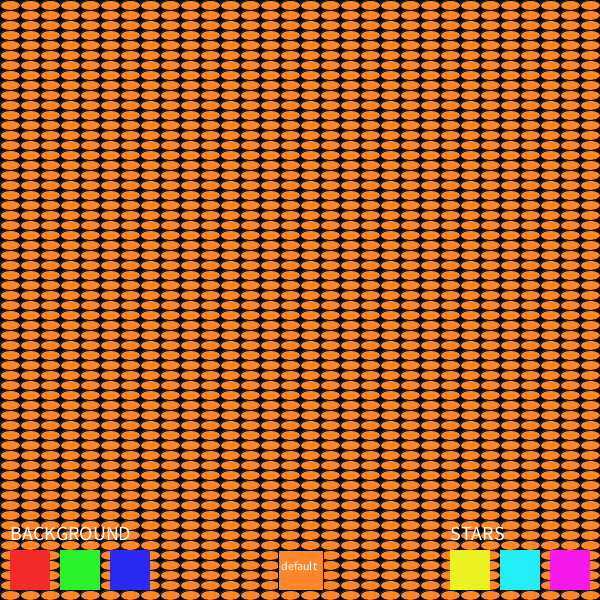
Frame 1 (no input)
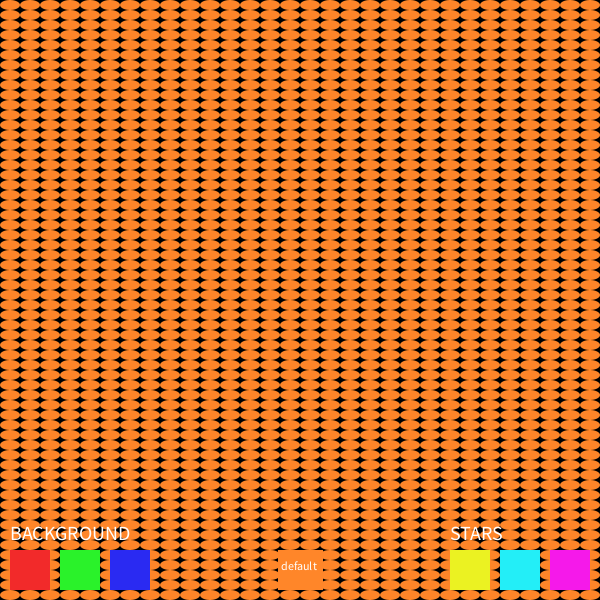
Frame 60 (the mouse pressed at the canvas centre just before this capture)
Frame 120 (the mouse held since frame 60 and released just before this capture): identical to frame 60, image omitted

The Processing sketch that drew these frames (run headless with seeded random() and noise(); from frame 60 on, the mouse is pressed at the canvas centre):

// Processing sketch: processing_182760
// ── processing_182760.pde

int x=255,y=134,z=41,a=1,b=1,c=1;
void setup(){
size(600,600);
smooth();
}

void draw(){
  background(a,b,c);
  for(int i=10;i<width;i+=20)
  {
  
    for(int j=5;j<height;j+=10){
 fill(x,y,z);
    ellipse(i,j,20,10);

    }
}
textSize(20);
fill(255);
  text("BACKGROUND",10, width-60);
    text("STARS", 450,width-60);
    fill(255,134,41);
    rect(278,width-50,45,40);
    textSize(12);
    fill(255);
    text("default",281,width-30);

 noStroke();
  fill(242,42,42);
rect(10,width-50,40,40);
fill(42,242,42);
rect(60,width-50,40,40);
fill(42,42,242);
rect(110,width-50,40,40);
fill(235,242,34);
rect(450,width-50,40,40);
fill(35,238,247);
rect(500,width-50,40,40);
fill(245,25,234);
rect(550,width-50,40,40);
if(mousePressed==true){
if(mouseX>10 && mouseX<50 && mouseY>width-50 && mouseY<width-10)
{x=242;
y=42;
z=42;}
if(mouseX>60 && mouseX<100 && mouseY>width-50 && mouseY<width-10)
{
x=42;
y=242;
z=42;
}
if(mouseX>110 && mouseX<150 && mouseY>width-50 && mouseY<width-10)
{
x=42;
y=42;
z=242;
}
if(mouseX>450 && mouseX<490 && mouseY>width-50 && mouseY<width-10)
{a=235;
b=242;
c=34;}
if(mouseX>500 && mouseX<540 && mouseY>width-50 && mouseY<width-10)
{
a=35;
b=238;
c=247;
}
if(mouseX>550 && mouseX<590 && mouseY>width-50 && mouseY<width-10)
{
a=245;
b=25;
c=234;

}
if(mouseX>278 && mouseX<323 && mouseY>width-50 && mouseY<width-10)
{
x=255;
y=134;
z=41;
a=1;
b=1;
c=1;
}
}
}
